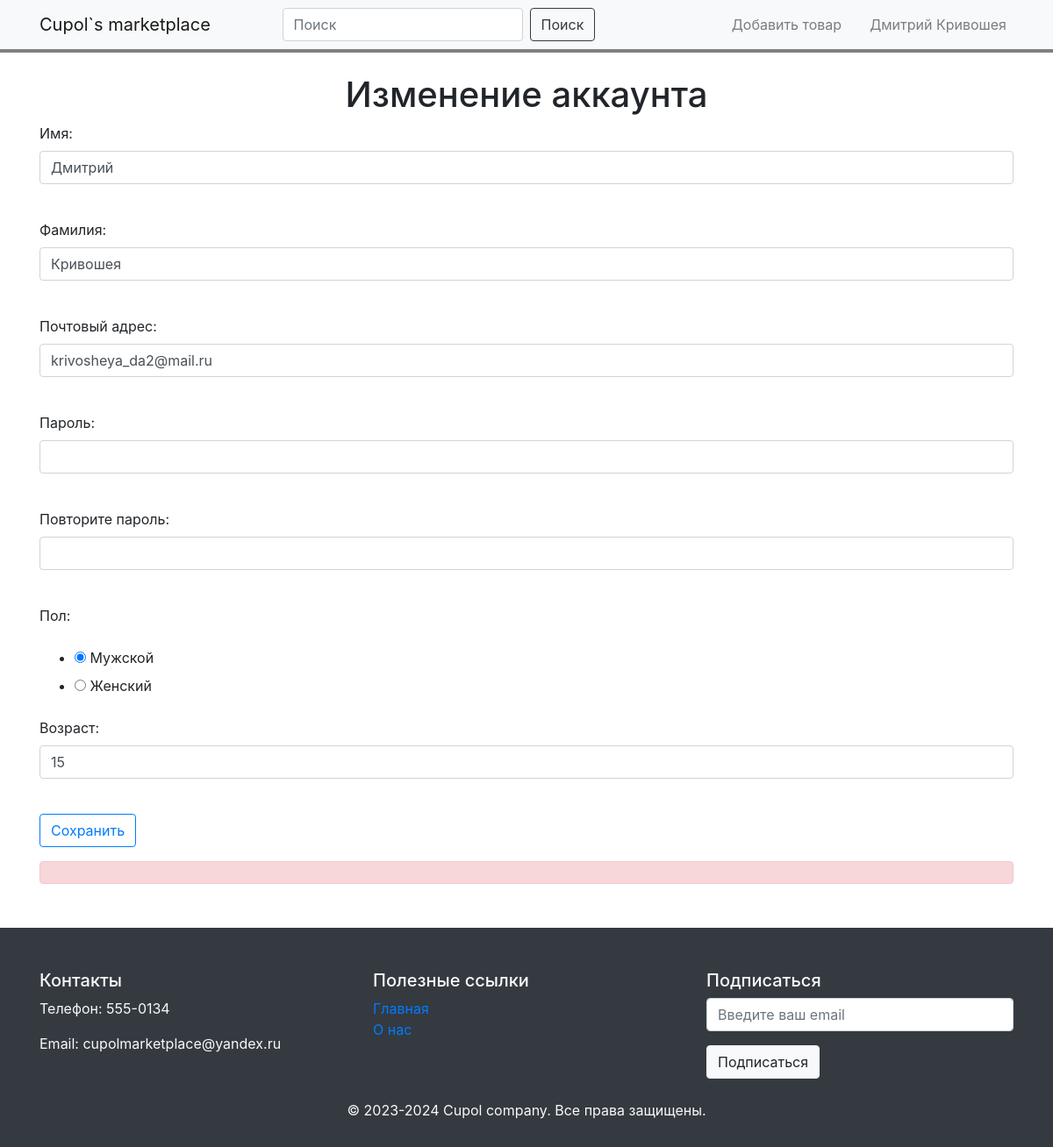
/account/edit (signed in), run on the app's committed database.
### data/user.py (models this page shows)
class User(SqlAlchemyBase, UserMixin , SerializerMixin):
    __tablename__ = 'user'
    id = sqlalchemy.Column(sqlalchemy.Integer, primary_key=True, autoincrement=True)
    type = sqlalchemy.Column(sqlalchemy.String)
    email = sqlalchemy.Column(sqlalchemy.String)
    def get_user(self, db_sess=None):
        if not db_sess:
            db_sess = db_session.create_session()
        return db_sess.query(eval(self.type.capitalize())).get(self.id)

### data/seller.py (models this page shows, shortened)
class Seller(SqlAlchemyBase, UserMixin, SerializerMixin):
    __tablename__ = 'seller'
    id = sqlalchemy.Column(sqlalchemy.Integer, sqlalchemy.ForeignKey("user.id"), primary_key=True)
    name = sqlalchemy.Column(sqlalchemy.String)
    surname = sqlalchemy.Column(sqlalchemy.String)
    email = sqlalchemy.Column(sqlalchemy.String)
    password = sqlalchemy.Column(sqlalchemy.String)
    gender = sqlalchemy.Column(sqlalchemy.String)
    age = sqlalchemy.Column(sqlalchemy.Integer)
    rating = sqlalchemy.Column(sqlalchemy.Float, default=0.0)
    date = sqlalchemy.Column(sqlalchemy.DateTime, default=datetime.datetime.now)
    user = orm.relationship("User")

### main.py (the view, shortened to what this page needs)
@app.route('/account/edit', methods=['GET', 'POST'])
@login_required
def edit_account():
    form = EditForm()
    if request.method == "GET":
        user = current_user.get_user()
        form.name.data = user.name
        form.surname.data = user.surname
        form.email.data = user.email
        form.password.data = user.password
        form.gender.data = user.gender
        form.age.data = user.age
    params = {
        'css_style': url_for('static', filename='css/main_page.css'),
    }
    return render_template('edit.html', title='Изменение аккаунта', form=form, **params)

### forms/edit.py
class EditForm(FlaskForm):
    name = StringField('Имя:', validators=[DataRequired()])
    surname = StringField('Фамилия:', validators=[DataRequired()])
    email = EmailField('Почтовый адрес:', validators=[DataRequired()])
    password = PasswordField('Пароль:', validators=[DataRequired()])
    password_again = PasswordField('Повторите пароль:', validators=[DataRequired()])
    gender = RadioField("Пол:", choices=[("male", "Мужской"), ("female", "Женский")], validators=[DataRequired()])
    age = IntegerField('Возраст:', validators=[DataRequired()])
    submit = SubmitField('Сохранить')

### data/db_session.py (called while the page is built)
def create_session() -> Session:
    global __factory
    return __factory()

### main.py (called while the page is built)
@login_manager.user_loader
def load_user(user_id):
    db_sess = db_session.create_session()
    return db_sess.query(User).get(user_id)

### templates/edit.html (shortened to what this page needs)
{% extends "base.html" %}
{% block content %}
<br>
<div class="container">
    <h1 align="center">Изменение аккаунта</h1>
    <form action="" method="post">
        <p>
            {{ form.name.label }}<br>
            {{ form.name(class="form-control") }}<br>
        </p>
        <p>
            {{ form.surname.label }}<br>
            {{ form.surname(class="form-control") }}<br>
        </p>
        <p>
            {{ form.email.label }}<br>
            {{ form.email(class="form-control", type="email") }}<br>
        </p>
        <p>
            {{ form.password.label }}<br>
            {{ form.password(class="form-control", type="password") }}<br>
        </p>
        <p>
            {{ form.password_again.label }}<br>
            {{ form.password_again(class="form-control", type="password") }}<br>
        </p>
        <p>
            {{ form.gender.label }}<br>
            {{ form.gender(type="radio") }}
        </p>
        <p>
            {{ form.age.label }}<br>
            {{ form.age(class="form-control") }}<br>
        </p>
        <p>{{ form.submit(type="submit", class="btn btn-outline-primary") }}</p>
        <p class="alert alert-danger">{{message}}</p>
    </form>
</div>
{% endblock %}

### templates/base.html (shortened to what this page needs)
<!DOCTYPE html>
<html lang="en" xmlns="http://www.w3.org/1999/html">
<head>
    <link rel="stylesheet" href="{{ css_style }}">
    <link rel="stylesheet" href="https://stackpath.bootstrapcdn.com/bootstrap/4.5.2/css/bootstrap.min.css">
</head>
<body>
<nav class="navbar navbar-expand-lg navbar-light bg-light">
    <div class="container">
        <a class="navbar-brand" href="/">Cupol`s marketplace</a>
        <form class="form-inline mx-auto">
            <input class="form-control mr-sm-2" type="search" id="searchQuery" placeholder="Поиск" aria-label="Search">
            <button class="btn btn-outline-dark my-2 my-sm-0 btn-animated" type="submit" onclick="search(event)">Поиск</button>
        </form>
        {% if current_user.is_authenticated %}
            <ul class="navbar-nav ml-auto">
                <li class="nav-item">
                    {% if current_user.type == "buyer" %}
                        <a class="nav-link custom-cart-btn" href="/cart">Корзина</a>
                    {% elif current_user.type == "seller" %}
                        <a class="nav-link custom-cart-btn" href="/add_product/start">Добавить товар</a>
                    {% elif current_user.type == "admin" %}
                        <a class="nav-link custom-cart-btn" href="/admin">Модерация</a>
                    {% endif %}
                </li>
                <li class="nav-item">
                    <a class="nav-link custom-account-btn" href="/account">{{ current_user.get_user().name }} {{ current_user.get_user().surname }}</a>
                </li>
            </ul>
        {% else %}
            <p>
                <a class="btn btn btn-outline-dark btn-animated" href="/register">Зарегистрироваться</a>
                <a class="btn btn btn-outline-dark btn-animated" href="/login">Войти</a>
            </p>
        {% endif %}
    </div>
</nav>
{% block content %}{% endblock %}
<footer class="footer bg-dark text-light py-5">
    <div class="container">
        <div class="row">
            <div class="col-md-4">
                <h5>Контакты</h5>
                <p>Телефон: 555-0134</p>
                <p>Email: cupolmarketplace@yandex.ru</p>
            </div>
            <div class="col-md-4">
                <h5>Полезные ссылки</h5>
                <ul class="list-unstyled">
                    <li><a href="/">Главная</a></li>
                    <li><a href="/about_us">О нас</a></li>
                </ul>
            </div>
            <div class="col-md-4">
                <h5>Подписаться</h5>
                <form id="subscribeForm">
                    <div class="form-group">
                        <input type="email" class="form-control" id="emailInput" placeholder="Введите ваш email" required>
                    </div>
                    <button type="submit" class="btn btn-light btn-animated" id="subscribeBtn">Подписаться</button>
                </form>
            </div>
        </div>
        <div class="row mt-4">
            <div class="col-md-12 text-center">
                <p>&copy; 2023-2024 Cupol company. Все права защищены.</p>
            </div>
        </div>
    </div>
</footer>

### static/css/main_page.css (style rules this page uses)
.navbar { border-width: 2px; border-bottom: 4px gray solid; }
body { display: flex flex-direction: column; }
.navbar-brand { margin-right: 2rem; }
.custom-cart-btn, .custom-account-btn { margin-left: 1rem; }
.container { padding-left: 0; padding-right: 0; margin-left: 15px; }
footer { height: 250px; margin-top: 50px; }

### data on the page
User: get_user "Дмитрий", get_user "Кривошея"
Seller: name "Дмитрий", surname "Кривошея", email "krivosheya_da2@mail.ru", gender "☑ Мужской ☐ Женский", age "15"
